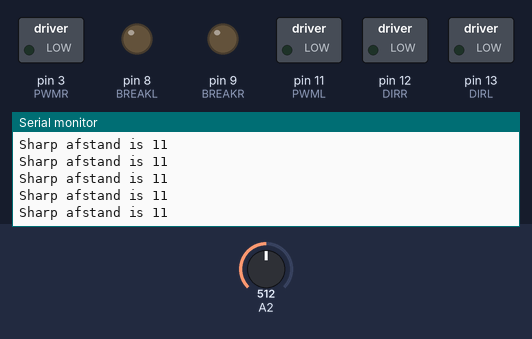
Recording of a sketch running on a simulated Arduino Uno, built with avr-gcc and run on an emulated ATmega328P. On the bench: switched loads named in the sketch (green lamp = pin HIGH), output pins drawn as LEDs (lit = HIGH), the last lines printed to the serial monitor. Inputs (shaded band) come from the test bench; at power-on: A2 = 512.

Above: at 1.2 s.
1.3 s: A2 set to 586
At 2.1 s:
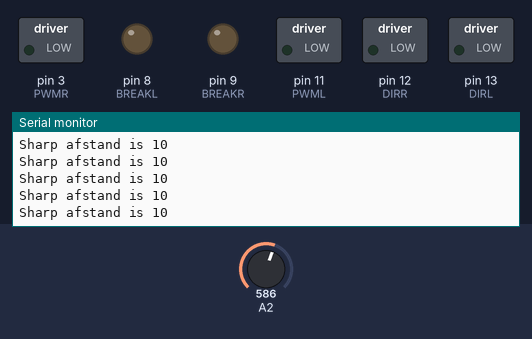
2.8 s: A2 set to 606
At 3.5 s:
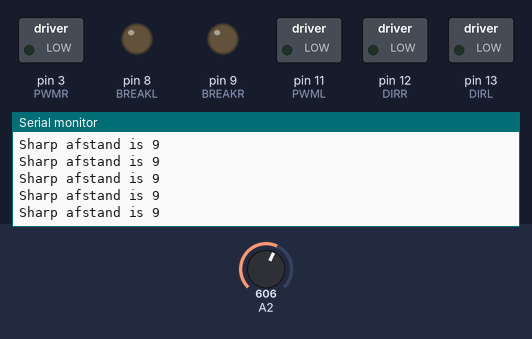
Timing chart, 0 to 5.8 s (numbered marks = the images above; inputs shaded):
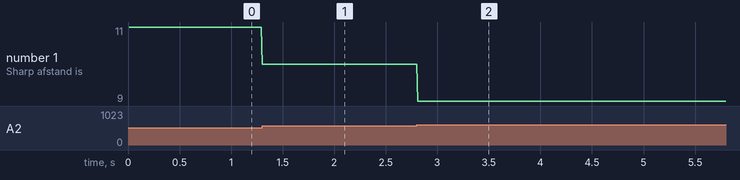

Measured:
- after the input at 1.3 s, the serial monitor: prints a new line at once (image 1)
- after the input at 2.8 s, the serial monitor: prints a new line at once (image 2)
- plotted number 1: 11 → 10 after the input at 1.3 s, 10 → 9 after the input at 2.8 s

The sketch:

les_5_p31_motorcontroller.ino
```cpp
const int KNOP = 2;
int Centimeters;

// to support printf
int my_putc(char c, FILE *t) {
  return Serial.write(c);
}

void setup() {
  Serial.begin(115200);           // start serial
  fdevopen( &my_putc, 0);        // device 0 (stdout) output naar my_putc()
  pinMode(KNOP,  INPUT_PULLUP);  // knop input & pull-up

  SetupMotors();
  printf("Opstarten gereed.\n");
}

void loop() {
  delay(10);

  Centimeters = SharpAfstand(A2);
  printf("Sharp afstand is %d\n", Centimeters);

  MotorTakt();
}

int SharpAfstand(int Pin)
{
  int SensorValue = analogRead(Pin);
  int Afstand = (40*148) / SensorValue;
  return Afstand;
}
```

Motors.ino
```cpp
//-----------------------------------------------------------------------------
// Motors.ino  - aansturing van de RedBot motors via enable (standaard methode)
//-----------------------------------------------------------------------------

// Constantes
const int PWML    = 11;
const int PWMR    =  3;

const int DIRL    = 13;
const int DIRR    = 12;

const int BREAKL  =  8;
const int BREAKR  =  9;


//-----------------------------------------------------------------------------
// SetupMotors - Stel IO in voor aansturing motoren
//-----------------------------------------------------------------------------
//-----------------------------------------------------------------------------
void SetupMotors()
{
  // Break gebruiken we (nog) niet...
  pinMode(BREAKL, OUTPUT);
  digitalWrite(BREAKL, 0);
  pinMode(BREAKR, OUTPUT);
  digitalWrite(BREAKR, 0);

  // Rijrichting
  pinMode(DIRL, OUTPUT);
  pinMode(DIRR, OUTPUT);

  // Pwm pins
  pinMode( PWML, OUTPUT);
  pinMode( PWMR, OUTPUT);

  // zet output op 0 via Motors()
  Motors(0, 0);
}


//-----------------------------------------------------------------------------
// Motors - Stel PWM duty cycle in voor beide motoren
//-----------------------------------------------------------------------------
//-----------------------------------------------------------------------------
void Motors(int PwmL, int PwmR)
{
  //--------
  // Motor L
  //--------

  // begrens waarden
  if (PwmL >  255) {
    PwmL =  255;
  }
  if (PwmL < -255) {
    PwmL = -255;
  }

  // Set PWM en richting
  if (PwmL >= 0) {
    digitalWrite(DIRL, 0);  // vooruit
    analogWrite(PWML, PwmL);
  }
  else {
    digitalWrite(DIRL, 1);  // achteruit
    analogWrite(PWML, -PwmL);
  }

  //--------
  // Motor R
  //--------

  // begrens waarden
  if (PwmR >  255) {
    PwmR =  255;
  }
  if (PwmR < -255) {
    PwmR = -255;
  }

  //Set PWM en richting
  if (PwmR >= 0) {
    digitalWrite(DIRR, 0);  // vooruit
    analogWrite(PWMR, PwmR);
  }
  else {
    digitalWrite(DIRR, 1);  // achteruit
    analogWrite(PWMR, -PwmR);
  }
}
```

StateMachine.ino
```cpp
// StateMachine.ino -

//-----------------------------------------------------------------------------
// MotorTakt - State machine voor aansturing motor.
//-----------------------------------------------------------------------------
//-----------------------------------------------------------------------------
void MotorTakt()
{
  static int State, PrevState = -1;

  // rapporteer status bij state overgang
  if (PrevState != State) {
    PrevState = State;
    printf("MotorTakt State: %d\n", State);
  }

  // state machine
  switch(State) {
  case 0 : // State: rust
    {
      // State actie

      // Condities
      if (1) { // Knop ingedrukt
      }
      break;
    }

  default :
    {
      printf("MotorTakt: ongeldige state %d\n", State);
      State = 0;
      break;
    }
  } // einde van switch
}
```
